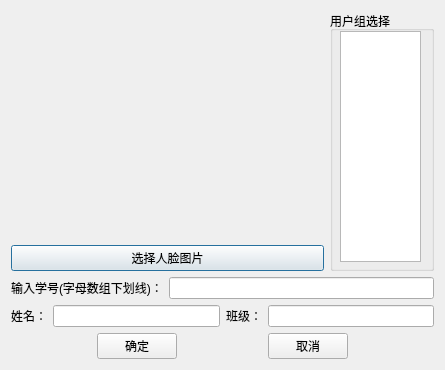
<?xml version="1.0" encoding="UTF-8"?>
<ui version="4.0">
 <class>Dialog</class>
 <widget class="QDialog" name="Dialog">
  <property name="geometry">
   <rect>
    <x>0</x>
    <y>0</y>
    <width>445</width>
    <height>370</height>
   </rect>
  </property>
  <property name="windowTitle">
   <string>Dialog</string>
  </property>
  <layout class="QGridLayout" name="gridLayout">
   <item row="0" column="0">
    <layout class="QVBoxLayout" name="verticalLayout_4" stretch="3,1">
     <item>
      <layout class="QHBoxLayout" name="horizontalLayout" stretch="3,1">
       <item>
        <layout class="QVBoxLayout" name="verticalLayout">
         <item>
          <widget class="QLabel" name="label">
           <property name="minimumSize">
            <size>
             <width>305</width>
             <height>225</height>
            </size>
           </property>
           <property name="text">
            <string/>
           </property>
          </widget>
         </item>
         <item>
          <widget class="QPushButton" name="pushButton">
           <property name="text">
            <string>选择人脸图片</string>
           </property>
          </widget>
         </item>
        </layout>
       </item>
       <item>
        <widget class="QGroupBox" name="groupBox">
         <property name="title">
          <string>用户组选择</string>
         </property>
         <widget class="QListWidget" name="listWidget">
          <property name="geometry">
           <rect>
            <x>10</x>
            <y>20</y>
            <width>81</width>
            <height>231</height>
           </rect>
          </property>
         </widget>
        </widget>
       </item>
      </layout>
     </item>
     <item>
      <layout class="QVBoxLayout" name="verticalLayout_3">
       <item>
        <layout class="QVBoxLayout" name="verticalLayout_2">
         <item>
          <layout class="QHBoxLayout" name="horizontalLayout_2">
           <item>
            <widget class="QLabel" name="label_2">
             <property name="text">
              <string>输入学号(字母数组下划线)：</string>
             </property>
            </widget>
           </item>
           <item>
            <widget class="QLineEdit" name="lineEdit"/>
           </item>
          </layout>
         </item>
         <item>
          <layout class="QHBoxLayout" name="horizontalLayout_3">
           <item>
            <widget class="QLabel" name="label_3">
             <property name="text">
              <string>姓名：</string>
             </property>
            </widget>
           </item>
           <item>
            <widget class="QLineEdit" name="lineEdit_2"/>
           </item>
           <item>
            <widget class="QLabel" name="label_4">
             <property name="text">
              <string>班级：</string>
             </property>
            </widget>
           </item>
           <item>
            <widget class="QLineEdit" name="lineEdit_3"/>
           </item>
          </layout>
         </item>
        </layout>
       </item>
       <item>
        <layout class="QHBoxLayout" name="horizontalLayout_4">
         <item>
          <spacer name="horizontalSpacer_2">
           <property name="orientation">
            <enum>Qt::Horizontal</enum>
           </property>
           <property name="sizeHint" stdset="0">
            <size>
             <width>40</width>
             <height>20</height>
            </size>
           </property>
          </spacer>
         </item>
         <item>
          <widget class="QPushButton" name="pushButton_2">
           <property name="text">
            <string>确定</string>
           </property>
          </widget>
         </item>
         <item>
          <spacer name="horizontalSpacer">
           <property name="orientation">
            <enum>Qt::Horizontal</enum>
           </property>
           <property name="sizeHint" stdset="0">
            <size>
             <width>40</width>
             <height>20</height>
            </size>
           </property>
          </spacer>
         </item>
         <item>
          <widget class="QPushButton" name="pushButton_3">
           <property name="text">
            <string>取消</string>
           </property>
          </widget>
         </item>
         <item>
          <spacer name="horizontalSpacer_3">
           <property name="orientation">
            <enum>Qt::Horizontal</enum>
           </property>
           <property name="sizeHint" stdset="0">
            <size>
             <width>40</width>
             <height>20</height>
            </size>
           </property>
          </spacer>
         </item>
        </layout>
       </item>
      </layout>
     </item>
    </layout>
   </item>
  </layout>
 </widget>
 <resources/>
 <connections/>
</ui>
